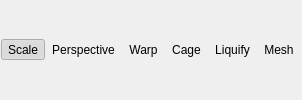
      <widget class="QFrame" name="frame">
       <property name="frameShape">
        <enum>QFrame::NoFrame</enum>
       </property>
       <property name="frameShadow">
        <enum>QFrame::Plain</enum>
       </property>
       <property name="lineWidth">
        <number>0</number>
       </property>
       <layout class="QVBoxLayout" name="verticalLayout_7">
        <property name="leftMargin">
         <number>1</number>
        </property>
        <property name="topMargin">
         <number>1</number>
        </property>
        <property name="rightMargin">
         <number>1</number>
        </property>
        <property name="bottomMargin">
         <number>1</number>
        </property>
        <item>
         <layout class="QHBoxLayout" name="horizontalLayout_3">
          <property name="spacing">
           <number>0</number>
          </property>
          <item>
           <widget class="QToolButton" name="freeTransformButton">
            <property name="sizePolicy">
             <sizepolicy hsizetype="Expanding" vsizetype="Fixed">
              <horstretch>0</horstretch>
              <verstretch>0</verstretch>
             </sizepolicy>
            </property>
            <property name="toolTip">
             <string>Scale</string>
            </property>
            <property name="text">
             <string>Scale</string>
            </property>
            <property name="checkable">
             <bool>true</bool>
            </property>
            <property name="checked">
             <bool>true</bool>
            </property>
            <property name="autoExclusive">
             <bool>true</bool>
            </property>
            <property name="autoRaise">
             <bool>true</bool>
            </property>
           </widget>
          </item>
          <item>
           <widget class="QToolButton" name="perspectiveTransformButton">
            <property name="sizePolicy">
             <sizepolicy hsizetype="Expanding" vsizetype="Fixed">
              <horstretch>0</horstretch>
              <verstretch>0</verstretch>
             </sizepolicy>
            </property>
            <property name="toolTip">
             <string>Perspective</string>
            </property>
            <property name="text">
             <string>Perspective</string>
            </property>
            <property name="checkable">
             <bool>true</bool>
            </property>
            <property name="autoExclusive">
             <bool>true</bool>
            </property>
            <property name="autoRaise">
             <bool>true</bool>
            </property>
           </widget>
          </item>
          <item>
           <widget class="QToolButton" name="warpButton">
            <property name="sizePolicy">
             <sizepolicy hsizetype="Expanding" vsizetype="Fixed">
              <horstretch>0</horstretch>
              <verstretch>0</verstretch>
             </sizepolicy>
            </property>
            <property name="toolTip">
             <string>Warp</string>
            </property>
            <property name="text">
             <string>Warp</string>
            </property>
            <property name="checkable">
             <bool>true</bool>
            </property>
            <property name="checked">
             <bool>false</bool>
            </property>
            <property name="autoExclusive">
             <bool>true</bool>
            </property>
            <property name="autoRaise">
             <bool>true</bool>
            </property>
           </widget>
          </item>
          <item>
           <widget class="QToolButton" name="cageButton">
            <property name="sizePolicy">
             <sizepolicy hsizetype="Expanding" vsizetype="Fixed">
              <horstretch>0</horstretch>
              <verstretch>0</verstretch>
             </sizepolicy>
            </property>
            <property name="toolTip">
             <string>Cage</string>
            </property>
            <property name="text">
             <string>Cage</string>
            </property>
            <property name="checkable">
             <bool>true</bool>
            </property>
            <property name="autoExclusive">
             <bool>true</bool>
            </property>
            <property name="autoRaise">
             <bool>true</bool>
            </property>
           </widget>
          </item>
          <item>
           <widget class="QToolButton" name="liquifyButton">
            <property name="sizePolicy">
             <sizepolicy hsizetype="Expanding" vsizetype="Fixed">
              <horstretch>0</horstretch>
              <verstretch>0</verstretch>
             </sizepolicy>
            </property>
            <property name="toolTip">
             <string>Liquify</string>
            </property>
            <property name="text">
             <string>Liquify</string>
            </property>
            <property name="checkable">
             <bool>true</bool>
            </property>
            <property name="autoExclusive">
             <bool>true</bool>
            </property>
            <property name="autoRaise">
             <bool>true</bool>
            </property>
           </widget>
          </item>
          <item>
           <widget class="QToolButton" name="meshButton">
            <property name="toolTip">
             <string>Mesh</string>
            </property>
            <property name="text">
             <string>Mesh</string>
            </property>
            <property name="checkable">
             <bool>true</bool>
            </property>
            <property name="autoExclusive">
             <bool>true</bool>
            </property>
            <property name="autoRaise">
             <bool>true</bool>
            </property>
           </widget>
          </item>
         </layout>
        </item>
       </layout>
      </widget>
